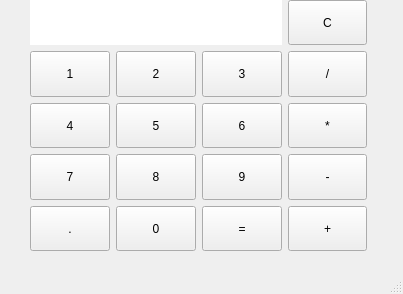
<?xml version="1.0" encoding="UTF-8"?>
<ui version="4.0">
 <class>MainWindow</class>
 <widget class="QMainWindow" name="MainWindow">
  <property name="windowModality">
   <enum>Qt::NonModal</enum>
  </property>
  <property name="enabled">
   <bool>true</bool>
  </property>
  <property name="geometry">
   <rect>
    <x>0</x>
    <y>0</y>
    <width>403</width>
    <height>294</height>
   </rect>
  </property>
  <property name="sizePolicy">
   <sizepolicy hsizetype="Fixed" vsizetype="Fixed">
    <horstretch>0</horstretch>
    <verstretch>0</verstretch>
   </sizepolicy>
  </property>
  <property name="maximumSize">
   <size>
    <width>500</width>
    <height>500</height>
   </size>
  </property>
  <property name="windowTitle">
   <string>MainWindow</string>
  </property>
  <widget class="QWidget" name="centralwidget">
   <widget class="QWidget" name="gridLayoutWidget">
    <property name="geometry">
     <rect>
      <x>30</x>
      <y>0</y>
      <width>337</width>
      <height>251</height>
     </rect>
    </property>
    <layout class="QGridLayout" name="gridLayout" columnstretch="30,0,0,0">
     <property name="sizeConstraint">
      <enum>QLayout::SetMaximumSize</enum>
     </property>
     <item row="6" column="3">
      <widget class="QPushButton" name="m_buttonMultiply">
       <property name="sizePolicy">
        <sizepolicy hsizetype="Minimum" vsizetype="Expanding">
         <horstretch>0</horstretch>
         <verstretch>0</verstretch>
        </sizepolicy>
       </property>
       <property name="text">
        <string>*</string>
       </property>
      </widget>
     </item>
     <item row="6" column="0">
      <widget class="QPushButton" name="m_button4">
       <property name="sizePolicy">
        <sizepolicy hsizetype="Minimum" vsizetype="Expanding">
         <horstretch>0</horstretch>
         <verstretch>0</verstretch>
        </sizepolicy>
       </property>
       <property name="text">
        <string>4</string>
       </property>
       <attribute name="buttonGroup">
        <string notr="true">expressionGroup</string>
       </attribute>
      </widget>
     </item>
     <item row="9" column="0">
      <widget class="QPushButton" name="m_button7">
       <property name="sizePolicy">
        <sizepolicy hsizetype="Minimum" vsizetype="Expanding">
         <horstretch>0</horstretch>
         <verstretch>0</verstretch>
        </sizepolicy>
       </property>
       <property name="text">
        <string>7</string>
       </property>
       <attribute name="buttonGroup">
        <string notr="true">expressionGroup</string>
       </attribute>
      </widget>
     </item>
     <item row="10" column="1">
      <widget class="QPushButton" name="m_button0">
       <property name="sizePolicy">
        <sizepolicy hsizetype="Minimum" vsizetype="Expanding">
         <horstretch>0</horstretch>
         <verstretch>0</verstretch>
        </sizepolicy>
       </property>
       <property name="minimumSize">
        <size>
         <width>0</width>
         <height>0</height>
        </size>
       </property>
       <property name="text">
        <string>0</string>
       </property>
       <attribute name="buttonGroup">
        <string notr="true">expressionGroup</string>
       </attribute>
      </widget>
     </item>
     <item row="9" column="2">
      <widget class="QPushButton" name="m_button9">
       <property name="sizePolicy">
        <sizepolicy hsizetype="Minimum" vsizetype="Expanding">
         <horstretch>0</horstretch>
         <verstretch>0</verstretch>
        </sizepolicy>
       </property>
       <property name="text">
        <string>9</string>
       </property>
       <attribute name="buttonGroup">
        <string notr="true">expressionGroup</string>
       </attribute>
      </widget>
     </item>
     <item row="3" column="2">
      <widget class="QPushButton" name="m_button3">
       <property name="sizePolicy">
        <sizepolicy hsizetype="Minimum" vsizetype="Expanding">
         <horstretch>0</horstretch>
         <verstretch>0</verstretch>
        </sizepolicy>
       </property>
       <property name="text">
        <string>3</string>
       </property>
       <attribute name="buttonGroup">
        <string notr="true">expressionGroup</string>
       </attribute>
      </widget>
     </item>
     <item row="3" column="0">
      <widget class="QPushButton" name="m_button1">
       <property name="sizePolicy">
        <sizepolicy hsizetype="Minimum" vsizetype="Expanding">
         <horstretch>0</horstretch>
         <verstretch>0</verstretch>
        </sizepolicy>
       </property>
       <property name="minimumSize">
        <size>
         <width>0</width>
         <height>0</height>
        </size>
       </property>
       <property name="contextMenuPolicy">
        <enum>Qt::DefaultContextMenu</enum>
       </property>
       <property name="text">
        <string>1</string>
       </property>
       <attribute name="buttonGroup">
        <string notr="true">expressionGroup</string>
       </attribute>
      </widget>
     </item>
     <item row="6" column="1">
      <widget class="QPushButton" name="m_button5">
       <property name="sizePolicy">
        <sizepolicy hsizetype="Minimum" vsizetype="Expanding">
         <horstretch>0</horstretch>
         <verstretch>0</verstretch>
        </sizepolicy>
       </property>
       <property name="text">
        <string>5</string>
       </property>
       <property name="autoDefault">
        <bool>false</bool>
       </property>
       <attribute name="buttonGroup">
        <string notr="true">expressionGroup</string>
       </attribute>
      </widget>
     </item>
     <item row="6" column="2">
      <widget class="QPushButton" name="m_button6">
       <property name="sizePolicy">
        <sizepolicy hsizetype="Minimum" vsizetype="Expanding">
         <horstretch>0</horstretch>
         <verstretch>0</verstretch>
        </sizepolicy>
       </property>
       <property name="text">
        <string>6</string>
       </property>
       <attribute name="buttonGroup">
        <string notr="true">expressionGroup</string>
       </attribute>
      </widget>
     </item>
     <item row="3" column="1">
      <widget class="QPushButton" name="m_button2">
       <property name="sizePolicy">
        <sizepolicy hsizetype="Minimum" vsizetype="Expanding">
         <horstretch>0</horstretch>
         <verstretch>0</verstretch>
        </sizepolicy>
       </property>
       <property name="text">
        <string>2</string>
       </property>
       <attribute name="buttonGroup">
        <string notr="true">expressionGroup</string>
       </attribute>
      </widget>
     </item>
     <item row="9" column="1">
      <widget class="QPushButton" name="m_button8">
       <property name="sizePolicy">
        <sizepolicy hsizetype="Minimum" vsizetype="Expanding">
         <horstretch>0</horstretch>
         <verstretch>0</verstretch>
        </sizepolicy>
       </property>
       <property name="text">
        <string>8</string>
       </property>
       <attribute name="buttonGroup">
        <string notr="true">expressionGroup</string>
       </attribute>
      </widget>
     </item>
     <item row="10" column="2">
      <widget class="QPushButton" name="m_buttonEquals">
       <property name="sizePolicy">
        <sizepolicy hsizetype="Minimum" vsizetype="Expanding">
         <horstretch>0</horstretch>
         <verstretch>0</verstretch>
        </sizepolicy>
       </property>
       <property name="text">
        <string>=</string>
       </property>
      </widget>
     </item>
     <item row="3" column="3">
      <widget class="QPushButton" name="m_buttonDivide">
       <property name="sizePolicy">
        <sizepolicy hsizetype="Minimum" vsizetype="Expanding">
         <horstretch>0</horstretch>
         <verstretch>0</verstretch>
        </sizepolicy>
       </property>
       <property name="text">
        <string>/</string>
       </property>
      </widget>
     </item>
     <item row="10" column="0">
      <widget class="QPushButton" name="m_buttonDecimal">
       <property name="sizePolicy">
        <sizepolicy hsizetype="Minimum" vsizetype="Expanding">
         <horstretch>0</horstretch>
         <verstretch>0</verstretch>
        </sizepolicy>
       </property>
       <property name="text">
        <string>.</string>
       </property>
      </widget>
     </item>
     <item row="10" column="3">
      <widget class="QPushButton" name="m_buttonAdd">
       <property name="sizePolicy">
        <sizepolicy hsizetype="Minimum" vsizetype="Expanding">
         <horstretch>0</horstretch>
         <verstretch>0</verstretch>
        </sizepolicy>
       </property>
       <property name="text">
        <string>+</string>
       </property>
       <attribute name="buttonGroup">
        <string notr="true">expressionGroup</string>
       </attribute>
      </widget>
     </item>
     <item row="9" column="3">
      <widget class="QPushButton" name="m_buttonSubtract">
       <property name="sizePolicy">
        <sizepolicy hsizetype="Minimum" vsizetype="Expanding">
         <horstretch>0</horstretch>
         <verstretch>0</verstretch>
        </sizepolicy>
       </property>
       <property name="text">
        <string>-</string>
       </property>
      </widget>
     </item>
     <item row="0" column="0" colspan="3">
      <widget class="QLabel" name="m_labelOutput">
       <property name="sizePolicy">
        <sizepolicy hsizetype="Preferred" vsizetype="Expanding">
         <horstretch>0</horstretch>
         <verstretch>0</verstretch>
        </sizepolicy>
       </property>
       <property name="palette">
        <palette>
         <active>
          <colorrole role="WindowText">
           <brush brushstyle="SolidPattern">
            <color alpha="255">
             <red>0</red>
             <green>0</green>
             <blue>0</blue>
            </color>
           </brush>
          </colorrole>
          <colorrole role="Button">
           <brush brushstyle="SolidPattern">
            <color alpha="255">
             <red>255</red>
             <green>255</green>
             <blue>255</blue>
            </color>
           </brush>
          </colorrole>
          <colorrole role="Light">
           <brush brushstyle="SolidPattern">
            <color alpha="255">
             <red>255</red>
             <green>255</green>
             <blue>255</blue>
            </color>
           </brush>
          </colorrole>
          <colorrole role="Midlight">
           <brush brushstyle="SolidPattern">
            <color alpha="255">
             <red>255</red>
             <green>255</green>
             <blue>255</blue>
            </color>
           </brush>
          </colorrole>
          <colorrole role="Dark">
           <brush brushstyle="SolidPattern">
            <color alpha="255">
             <red>127</red>
             <green>127</green>
             <blue>127</blue>
            </color>
           </brush>
          </colorrole>
          <colorrole role="Mid">
           <brush brushstyle="SolidPattern">
            <color alpha="255">
             <red>170</red>
             <green>170</green>
             <blue>170</blue>
            </color>
           </brush>
          </colorrole>
          <colorrole role="Text">
           <brush brushstyle="SolidPattern">
            <color alpha="255">
             <red>0</red>
             <green>0</green>
             <blue>0</blue>
            </color>
           </brush>
          </colorrole>
          <colorrole role="BrightText">
           <brush brushstyle="SolidPattern">
            <color alpha="255">
             <red>255</red>
             <green>255</green>
             <blue>255</blue>
            </color>
           </brush>
          </colorrole>
          <colorrole role="ButtonText">
           <brush brushstyle="SolidPattern">
            <color alpha="255">
             <red>0</red>
             <green>0</green>
             <blue>0</blue>
            </color>
           </brush>
          </colorrole>
          <colorrole role="Base">
           <brush brushstyle="SolidPattern">
            <color alpha="255">
             <red>255</red>
             <green>255</green>
             <blue>255</blue>
            </color>
           </brush>
          </colorrole>
          <colorrole role="Window">
           <brush brushstyle="SolidPattern">
            <color alpha="255">
             <red>255</red>
             <green>255</green>
             <blue>255</blue>
            </color>
           </brush>
          </colorrole>
          <colorrole role="Shadow">
           <brush brushstyle="SolidPattern">
            <color alpha="255">
             <red>0</red>
             <green>0</green>
             <blue>0</blue>
            </color>
           </brush>
          </colorrole>
          <colorrole role="AlternateBase">
           <brush brushstyle="SolidPattern">
            <color alpha="255">
             <red>255</red>
             <green>255</green>
             <blue>255</blue>
            </color>
           </brush>
          </colorrole>
          <colorrole role="ToolTipBase">
           <brush brushstyle="SolidPattern">
            <color alpha="255">
             <red>255</red>
             <green>255</green>
             <blue>220</blue>
            </color>
           </brush>
          </colorrole>
          <colorrole role="ToolTipText">
           <brush brushstyle="SolidPattern">
            <color alpha="255">
             <red>0</red>
             <green>0</green>
             <blue>0</blue>
            </color>
           </brush>
          </colorrole>
         </active>
         <inactive>
          <colorrole role="WindowText">
           <brush brushstyle="SolidPattern">
            <color alpha="255">
             <red>0</red>
             <green>0</green>
             <blue>0</blue>
            </color>
           </brush>
          </colorrole>
          <colorrole role="Button">
           <brush brushstyle="SolidPattern">
            <color alpha="255">
             <red>255</red>
             <green>255</green>
             <blue>255</blue>
            </color>
           </brush>
          </colorrole>
          <colorrole role="Light">
           <brush brushstyle="SolidPattern">
            <color alpha="255">
             <red>255</red>
             <green>255</green>
             <blue>255</blue>
            </color>
           </brush>
          </colorrole>
          <colorrole role="Midlight">
           <brush brushstyle="SolidPattern">
            <color alpha="255">
             <red>255</red>
             <green>255</green>
             <blue>255</blue>
            </color>
           </brush>
          </colorrole>
          <colorrole role="Dark">
           <brush brushstyle="SolidPattern">
            <color alpha="255">
             <red>127</red>
             <green>127</green>
             <blue>127</blue>
            </color>
           </brush>
          </colorrole>
          <colorrole role="Mid">
           <brush brushstyle="SolidPattern">
            <color alpha="255">
             <red>170</red>
             <green>170</green>
             <blue>170</blue>
            </color>
           </brush>
          </colorrole>
          <colorrole role="Text">
           <brush brushstyle="SolidPattern">
            <color alpha="255">
             <red>0</red>
             <green>0</green>
             <blue>0</blue>
            </color>
           </brush>
          </colorrole>
          <colorrole role="BrightText">
           <brush brushstyle="SolidPattern">
            <color alpha="255">
             <red>255</red>
             <green>255</green>
             <blue>255</blue>
            </color>
           </brush>
          </colorrole>
          <colorrole role="ButtonText">
           <brush brushstyle="SolidPattern">
            <color alpha="255">
             <red>0</red>
             <green>0</green>
             <blue>0</blue>
            </color>
           </brush>
          </colorrole>
          <colorrole role="Base">
           <brush brushstyle="SolidPattern">
            <color alpha="255">
             <red>255</red>
             <green>255</green>
             <blue>255</blue>
            </color>
           </brush>
          </colorrole>
          <colorrole role="Window">
           <brush brushstyle="SolidPattern">
            <color alpha="255">
             <red>255</red>
             <green>255</green>
             <blue>255</blue>
            </color>
           </brush>
          </colorrole>
          <colorrole role="Shadow">
           <brush brushstyle="SolidPattern">
            <color alpha="255">
             <red>0</red>
             <green>0</green>
             <blue>0</blue>
            </color>
           </brush>
          </colorrole>
          <colorrole role="AlternateBase">
           <brush brushstyle="SolidPattern">
            <color alpha="255">
             <red>255</red>
             <green>255</green>
             <blue>255</blue>
            </color>
           </brush>
          </colorrole>
          <colorrole role="ToolTipBase">
           <brush brushstyle="SolidPattern">
            <color alpha="255">
             <red>255</red>
             <green>255</green>
             <blue>220</blue>
            </color>
           </brush>
          </colorrole>
          <colorrole role="ToolTipText">
           <brush brushstyle="SolidPattern">
            <color alpha="255">
             <red>0</red>
             <green>0</green>
             <blue>0</blue>
            </color>
           </brush>
          </colorrole>
         </inactive>
         <disabled>
          <colorrole role="WindowText">
           <brush brushstyle="SolidPattern">
            <color alpha="255">
             <red>127</red>
             <green>127</green>
             <blue>127</blue>
            </color>
           </brush>
          </colorrole>
          <colorrole role="Button">
           <brush brushstyle="SolidPattern">
            <color alpha="255">
             <red>255</red>
             <green>255</green>
             <blue>255</blue>
            </color>
           </brush>
          </colorrole>
          <colorrole role="Light">
           <brush brushstyle="SolidPattern">
            <color alpha="255">
             <red>255</red>
             <green>255</green>
             <blue>255</blue>
            </color>
           </brush>
          </colorrole>
          <colorrole role="Midlight">
           <brush brushstyle="SolidPattern">
            <color alpha="255">
             <red>255</red>
             <green>255</green>
             <blue>255</blue>
            </color>
           </brush>
          </colorrole>
          <colorrole role="Dark">
           <brush brushstyle="SolidPattern">
            <color alpha="255">
             <red>127</red>
             <green>127</green>
             <blue>127</blue>
            </color>
           </brush>
          </colorrole>
          <colorrole role="Mid">
           <brush brushstyle="SolidPattern">
            <color alpha="255">
             <red>170</red>
             <green>170</green>
             <blue>170</blue>
            </color>
           </brush>
          </colorrole>
          <colorrole role="Text">
           <brush brushstyle="SolidPattern">
            <color alpha="255">
             <red>127</red>
             <green>127</green>
             <blue>127</blue>
            </color>
           </brush>
          </colorrole>
          <colorrole role="BrightText">
           <brush brushstyle="SolidPattern">
            <color alpha="255">
             <red>255</red>
             <green>255</green>
             <blue>255</blue>
            </color>
           </brush>
          </colorrole>
          <colorrole role="ButtonText">
           <brush brushstyle="SolidPattern">
            <color alpha="255">
             <red>127</red>
             <green>127</green>
             <blue>127</blue>
            </color>
           </brush>
          </colorrole>
          <colorrole role="Base">
           <brush brushstyle="SolidPattern">
            <color alpha="255">
             <red>255</red>
             <green>255</green>
             <blue>255</blue>
            </color>
           </brush>
          </colorrole>
          <colorrole role="Window">
           <brush brushstyle="SolidPattern">
            <color alpha="255">
             <red>255</red>
             <green>255</green>
             <blue>255</blue>
            </color>
           </brush>
          </colorrole>
          <colorrole role="Shadow">
           <brush brushstyle="SolidPattern">
            <color alpha="255">
             <red>0</red>
             <green>0</green>
             <blue>0</blue>
            </color>
           </brush>
          </colorrole>
          <colorrole role="AlternateBase">
           <brush brushstyle="SolidPattern">
            <color alpha="255">
             <red>255</red>
             <green>255</green>
             <blue>255</blue>
            </color>
           </brush>
          </colorrole>
          <colorrole role="ToolTipBase">
           <brush brushstyle="SolidPattern">
            <color alpha="255">
             <red>255</red>
             <green>255</green>
             <blue>220</blue>
            </color>
           </brush>
          </colorrole>
          <colorrole role="ToolTipText">
           <brush brushstyle="SolidPattern">
            <color alpha="255">
             <red>0</red>
             <green>0</green>
             <blue>0</blue>
            </color>
           </brush>
          </colorrole>
         </disabled>
        </palette>
       </property>
       <property name="layoutDirection">
        <enum>Qt::LeftToRight</enum>
       </property>
       <property name="autoFillBackground">
        <bool>true</bool>
       </property>
       <property name="text">
        <string/>
       </property>
       <property name="scaledContents">
        <bool>false</bool>
       </property>
       <property name="alignment">
        <set>Qt::AlignRight|Qt::AlignTrailing|Qt::AlignVCenter</set>
       </property>
       <property name="wordWrap">
        <bool>false</bool>
       </property>
       <property name="indent">
        <number>-1</number>
       </property>
      </widget>
     </item>
     <item row="0" column="3">
      <widget class="QPushButton" name="m_buttonC">
       <property name="sizePolicy">
        <sizepolicy hsizetype="Minimum" vsizetype="Expanding">
         <horstretch>0</horstretch>
         <verstretch>0</verstretch>
        </sizepolicy>
       </property>
       <property name="text">
        <string>C</string>
       </property>
      </widget>
     </item>
    </layout>
   </widget>
  </widget>
  <widget class="QMenuBar" name="menubar">
   <property name="geometry">
    <rect>
     <x>0</x>
     <y>0</y>
     <width>403</width>
     <height>20</height>
    </rect>
   </property>
  </widget>
  <widget class="QStatusBar" name="statusbar"/>
 </widget>
 <resources/>
 <connections/>
 <buttongroups>
  <buttongroup name="expressionGroup"/>
 </buttongroups>
</ui>
